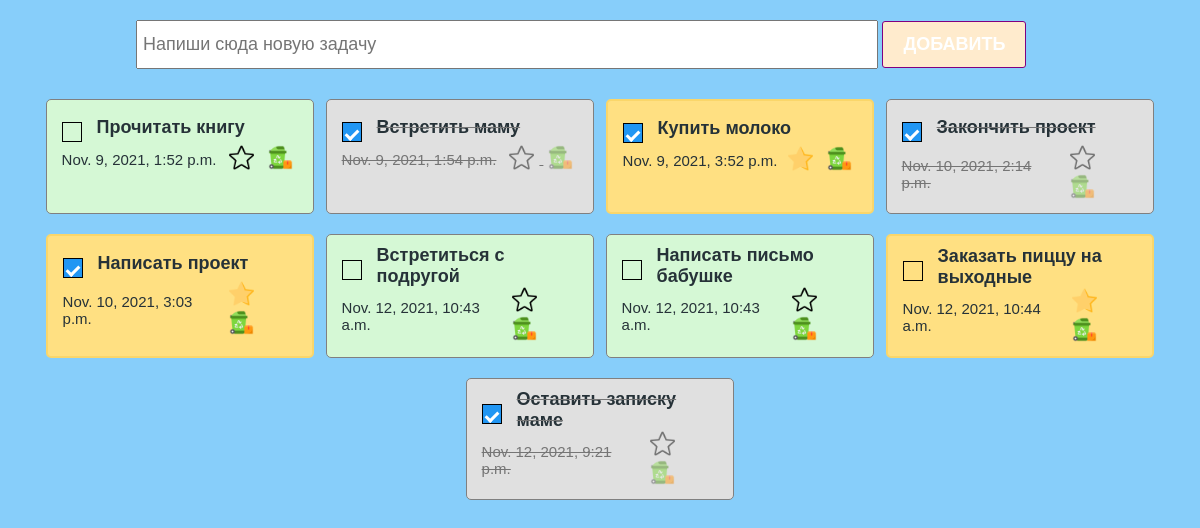
The app's page /test/, older data.
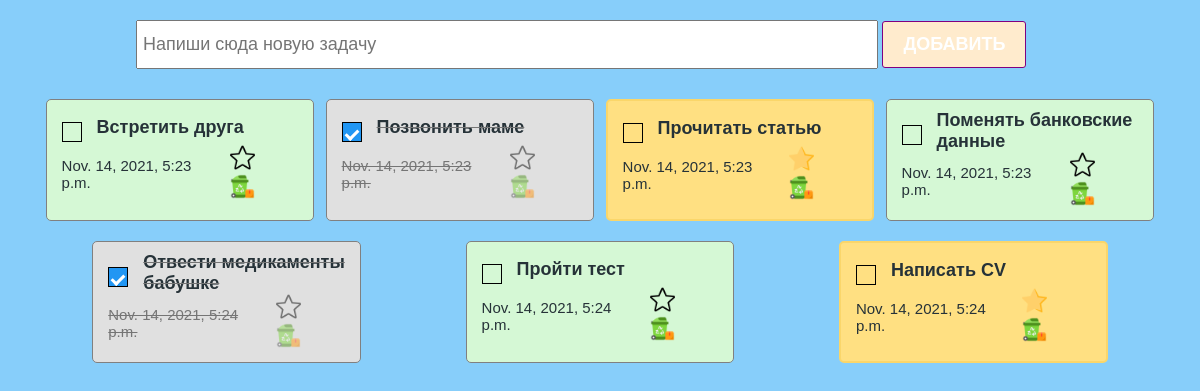
The same page, newer data.
### main/models.py (models this page shows)
class TODOLIST(models.Model):
    text = models.CharField(max_length=100)
    created_at = models.DateTimeField(auto_now_add=True)
    is_closed = models.BooleanField(default=False)
    is_favorite = models.BooleanField(default=False)

### main/views.py (the view)
# urls.py: path("test/", test, name="test"),
def test(request):
    todo_list = TODOLIST.objects.all()
    return render(request, "test.html", {"todo_list": todo_list} )

### main/templates/test.html (shortened to what this page needs)
{% load static %}
<!DOCTYPE html>
<html lang="en">
<head>
    <link rel="stylesheet" href="{% static 'styles/checkbox.css' %}">
    <link rel="stylesheet" href="{% static 'styles/index.css' %}" />
    <link rel="stylesheet" href="{% static 'styles/styles.css' %}" />
</head>
</body>
<section class="wrapper">
    <div class="create_container">
        <form action="{% url 'add-todo' %}" method="POST">
            <input class="create_input" type="text" placeholder="Напиши сюда новую задачу" name="todo_text" />
            <button class="create_button"> Добавить </button>
    </div>
    <div class="todo_container">
            {% for todo in todo_list %}
            <div class="todo_item
               {% if todo.is_favorite %}
                    marked
                {% elif todo.is_closed %}
                    done
               {% endif %}
            ">
                <div class="todo_item_header">
                    <label class="checkbox_container">
                        <span class="checkmark"></span>
                    </label>
                    <h4> <a href="{% url 'close-todo' todo.id %}">{{ todo.text}}</a></h4>
                </div>
                <div class="todo_item_footer">
                    <p>{{ todo.created_at }}</p>
                    <div class="action_buttons">
                        {% if todo.is_favorite%}
                        <a href="{% url 'unmark-todo' todo.id %}"><img src="{% static './icons/favourite.png' %}" /></a>
                        {% else %}
                        <a href="{% url 'mark-todo' todo.id %}"><img src="{% static './icons/star (1).png' %}" /></a>
                        {% endif %}
                        <a href="{% url 'delete-todo' todo.id %}"><img src="{% static './icons/recycle-bin.png' %}" /></a>
                    </div>
                </div>
            </div>
            {% endfor%}
    </div>
</section>
</html>

### main/static/styles/index.css (style rules this page uses)
* { box-sizing: border-box; margin: 0; padding: 0; color: #263238; }
section { width: 100%; padding: 20px; display: flex; flex-direction: column; align-items: center; }
.create_container { width: 80%; }
.create_input { padding: 12px 5px; font-size: 18px; width: 80%; }
.create_button { padding: 12px 20px; background-color: blanchedalmond; border: 1px solid purple; color: white; font-size: 18px; text-transform: uppercase; font-weight: bold; border-radius: 3px; cursor: pointer; }
.todo_container { padding: 30px 20px; display: flex; justify-content: space-around; flex-wrap: wrap; width: 100%; }
.todo_item { border: 1px solid gray; border-radius: 5px; width: 24%; padding: 10px 15px; background-color: rgb(213, 248, 213); margin-bottom: 20px; }
.todo_item.done { background-color: #e0e0e0; text-decoration: line-through; color: #757575; }
.todo_item.done h4, .todo_item.done p, .todo_item.done span { color: #757575; }
.todo_item.done img { opacity: 0.5; }
.todo_item.marked { background-color: #ffe082; border: 2px solid #fad66a; }
.todo_item_header { display: flex; align-items: center; min-height: 35px; }
.todo_item_header h4 { font-size: 18px; font-family: sans-serif; }
.todo_item_header h4 a { text-decoration: none; }
.todo_item_footer { display: flex; justify-content: space-between; align-items: center; }
.todo_item_footer p { font-size: 15px; font-family: sans-serif; }
.todo_item_footer img { width: 25px; height: 25px; margin: 0 5px; cursor: pointer; }
.checkbox_container { display: block; position: relative; padding-left: 35px; margin-bottom: 12px; cursor: pointer; font-size: 22px; -webkit-user-select: none; -moz-user-select: none; -ms-user-select: none; user-select: none; }
.checkmark { position: absolute; top: 0px; left: 0; height: 20px; width: 20px; border: 1px solid black; }
.checkmark:after { content: ""; position: absolute; display: none; }
.checkbox_container input:checked~.checkmark:after { display: block; }
.checkbox_container input:checked~.checkmark { background-color: #2196f3; }
.checkbox_container .checkmark:after { left: 5px; top: 4px; width: 5px; height: 10px; border: solid white; border-width: 0 3px 3px 0; -webkit-transform: rotate(45deg); -ms-transform: rotate(45deg); transform: rotate(45deg); }

### main/static/styles/styles.css (style rules this page uses)
.wrapper { background-color: lightskyblue; height: 100vh; }

Row changes from the older to the newer data that the page shows:
removed TODOLIST: text "Прочитать книгу", created_at "Nov. 9, 2021, 1:52 p.m.", is_favorite False (drawn)
removed TODOLIST: text "Встретить маму", created_at "Nov. 9, 2021, 1:54 p.m.", is_favorite False (drawn)
removed TODOLIST: text "Купить молоко", created_at "Nov. 9, 2021, 3:52 p.m.", is_favorite True (drawn)
removed TODOLIST: text "Закончить проект", created_at "Nov. 10, 2021, 2:14 p.m.", is_favorite False (drawn)
removed TODOLIST: text "Написать проект", created_at "Nov. 10, 2021, 3:03 p.m.", is_favorite True (drawn)
removed TODOLIST: text "Встретиться с подругой", created_at "Nov. 12, 2021, 10:43 a.m.", is_favorite False (drawn)
removed TODOLIST: text "Написать письмо бабушке", created_at "Nov. 12, 2021, 10:43 a.m.", is_favorite False (drawn)
removed TODOLIST: text "Заказать пиццу на выходные", created_at "Nov. 12, 2021, 10:44 a.m.", is_favorite True (drawn)
removed TODOLIST: text "Оставить записку маме", created_at "Nov. 12, 2021, 9:21 p.m.", is_favorite False (drawn)
added TODOLIST: text "Встретить друга", created_at "Nov. 14, 2021, 5:23 p.m.", is_favorite False (drawn)
added TODOLIST: text "Позвонить маме", created_at "Nov. 14, 2021, 5:23 p.m.", is_favorite False (drawn)
added TODOLIST: text "Прочитать статью", created_at "Nov. 14, 2021, 5:23 p.m.", is_favorite True (drawn)
added TODOLIST: text "Поменять банковские данные", created_at "Nov. 14, 2021, 5:23 p.m.", is_favorite False (drawn)
added TODOLIST: text "Отвести медикаменты бабушке", created_at "Nov. 14, 2021, 5:24 p.m.", is_favorite False (drawn)
added TODOLIST: text "Пройти тест", created_at "Nov. 14, 2021, 5:24 p.m.", is_favorite False (drawn)
added TODOLIST: text "Написать CV", created_at "Nov. 14, 2021, 5:24 p.m.", is_favorite True (drawn)
